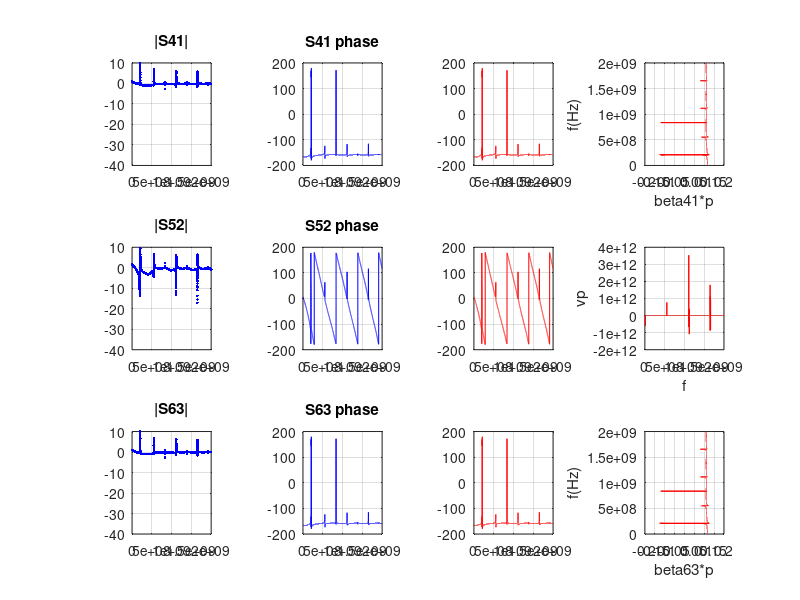

Recreate this plot in MATLAB.
% 计算...的色散曲面 使用的方法是传输矩阵法

%初始化
clear
clc
close all

%电路参数
LR = 2.5 * 1e-9;
CR = 1e-12;
CV = 0.5e-12;

%主路扫频范围
f1Min = 0;
f1Max = 2e9;
f1 = f1Min:f1Max / 10000:f1Max;
Omega1 = 2 * pi * f1Max;
omega1 = 2 * pi * f1;

%调制路扫频范围
f2 = 300 * 1e6;
omega2 = 2 * pi * f2;

%主路阻抗
Z1 = 1i * omega1 * LR;
Y1 = 1i * omega1 * CR;

%调制路阻抗和电容阻抗
Z2 = 1i * omega2 * LR;
Y2 = 1i * omega2 * CR;
YC1 = 1i * omega1 * CV;
YC2 = 1i * omega2 * CV;
Zc = sqrt(LR / CR);

N = 3; %y方向的层数，此处有三条线，所以是3
M = 25; %x方向的层数
p = 10 * 1e-3;
L = p * M;

%传输矩阵
T = zeros(2 * N, 2 * N, length(omega1));
Th = zeros(2 * N, 2 * N, length(omega1));
Tv = zeros(2 * N, 2 * N, length(omega1));
Ttol = zeros(2 * N, 2 * N, length(omega1));
X = zeros(N, N, length(omega1));

%填充传输矩阵
for i = 1:length(omega1)
    Th(:, :, i) = [eye(N), diag([Z2 / 2, Z1(i) / 2, Z2 / 2]);
                                 zeros(N), eye(N)];
    X = [
         Y2 + YC2, -YC2, 0;
         -YC1(i), Y1(i) + 2 * YC1(i), -YC1(i);
         0, -YC2, Y2 + YC2
         ];

    Tv(:, :, i) = [
                   eye(N), zeros(N);
                   X, eye(N)
                   ];
    T(:, :, i) = Th(:, :, i) * Tv(:, :, i) * Th(:, :, i);
    Ttol(:, :, i) = T(:, :, i) ^ M;
end

Atol = Ttol(1:N, 1:N, :);
Btol = Ttol(1:N, N + 1:2 * N, :);
Ctol = Ttol(N + 1:2 * N, 1:N, :);
Dtol = Ttol(N + 1:2 * N, N + 1:2 * N, :);

%Z矩阵
Ztol = zeros(2 * N, 2 * N, length(omega1));
Stol = zeros(2 * N, 2 * N, length(omega1));

for i = 1:length(omega1)
    Ztol(:, :, i) = [Atol(:, :, i) * Ctol(:, :, i) ^ -1, Ctol(:, :, i) ^ -1;
                     Ctol(:, :, i) ^ -1, Dtol(:, :, i) * Ctol(:, :, i) ^ -1];
    Stol(:, :, i) = (Ztol(:, :, i) / Zc - eye(2 * N)) * (Ztol(:, :, i) / Zc + eye(2 * N)) ^ -1;
end

S11 = squeeze(Stol(1, 1, :));
S41 = squeeze(Stol(4, 1, :));
S52 = squeeze(Stol(5, 2, :));
S63 = squeeze(Stol(6, 3, :));
S41_phi = angle(S41) .* 180 / pi;
S52_phi = angle(S52) .* 180 / pi;
S63_phi = angle(S63) .* 180 / pi;
unwrapped_S41_phi = unwrap(S41_phi, -360);
unwrapped_S52_phi = unwrap(S52_phi, -360);
unwrapped_S63_phi = unwrap(S63_phi, -360);
beta41 = -unwrapped_S41_phi * pi / 180 / L;
beta52 = -unwrapped_S52_phi * pi / 180 / L;
beta63 = -unwrapped_S63_phi * pi / 180 / L;
theta41 = beta41 * p;
theta52 = beta52 * p;
theta63 = beta63 * p;
S11_dB = 20 * log10(abs(S11));
S41_dB = 20 * log10(abs(S41));
S52_dB = 20 * log10(abs(S52));
S63_dB = 20 * log10(abs(S63));

%% 画图
h1 = figure;

subplot(3, 4, 1)
plot(f1, S41_dB, 'b.')
xlim([0 f1Max])
ylim([-40 10])
yticks(-40:10:10)
title('|S41|')
grid on
subplot(3, 4, 2)
plot(f1, S41_phi, '-', 'Color', 'b')
xlim([0 f1Max])
ylim([-200 200])
title('S41 phase')
grid on
subplot(3, 4, 3)
plot(f1, unwrapped_S41_phi, 'r-')
grid on
subplot(3, 4, 4)
plot(theta41, f1, 'r-')
ylabel('f(Hz)')
xlabel('beta41*p')
grid on

subplot(3, 4, 5)
plot(f1, S52_dB, 'b.')
xlim([0 f1Max])
ylim([-40 10])
yticks(-40:10:10)
title('|S52|')
grid on
subplot(3, 4, 6)
plot(f1, S52_phi, '-', 'Color', 'b')
xlim([0 f1Max])
ylim([-200 200])
title('S52 phase')
grid on
subplot(3, 4, 7)
plot(f1, unwrapped_S52_phi, 'r-')
grid on
subplot(3, 4, 8)
plot(f1, omega1./beta52', 'r-')
ylabel('vp')
xlabel('f')
grid on

subplot(3, 4, 9)
plot(f1, S63_dB, 'b.')
xlim([0 f1Max])
ylim([-40 10])
yticks(-40:10:10)
title('|S63|')
grid on
subplot(3, 4, 10)
plot(f1, S63_phi, '-', 'Color', 'b')
xlim([0 f1Max])
ylim([-200 200])
title('S63 phase')
grid on
subplot(3, 4, 11)
plot(f1, unwrapped_S63_phi, 'r-')
grid on
subplot(3, 4, 12)
plot(theta63, f1, 'r-')
ylabel('f(Hz)')
xlabel('beta63*p')
grid on
